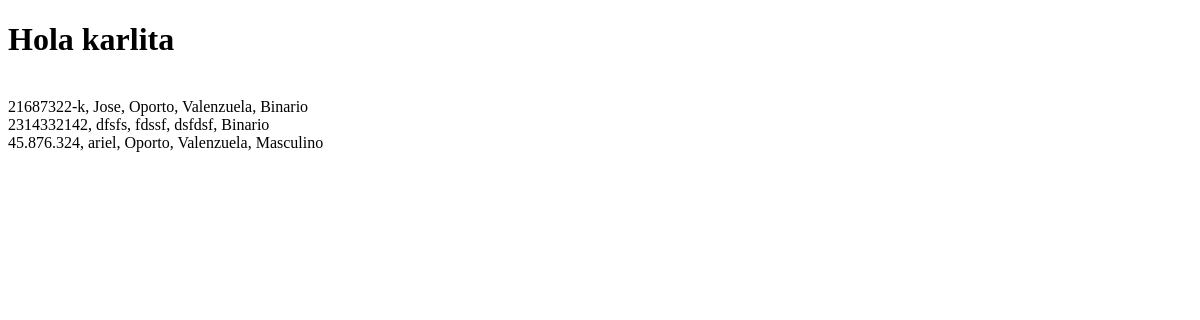
The page /alumnos/index on the database as committed earlier.
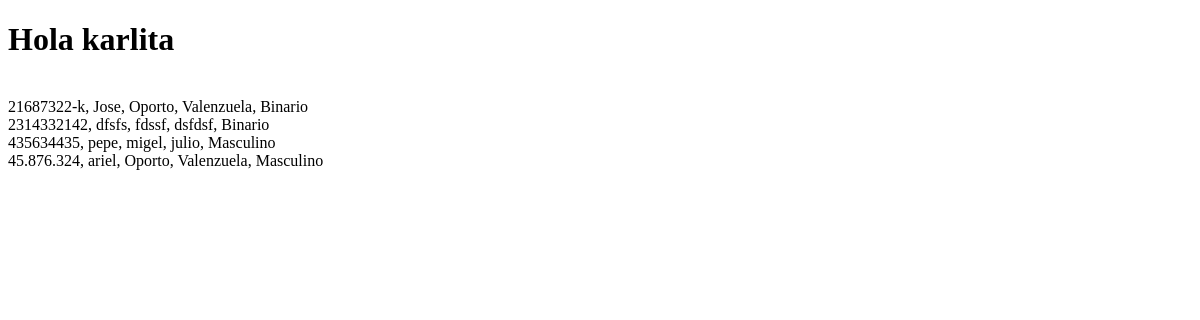
The same page on the database as committed later.
### alumnos/models.py (models this page shows, shortened)
class Alumno(models.Model):
    rut              = models.CharField(primary_key=True, max_length=10)
    nombre           = models.CharField(max_length=20)
    apellido_paterno = models.CharField(max_length=20)
    apellido_materno = models.CharField(max_length=20)
    fecha_nacimiento = models.DateField(blank=False, null=False)
    id_genero        = models.ForeignKey('Genero',on_delete=models.CASCADE, db_column='idGenero')
    telefono         = models.CharField(max_length=45)
    email            = models.EmailField(unique=True, max_length=100, blank=True, null=True)
    direccion        = models.CharField(max_length=50, blank=True, null=True)
    activo           = models.IntegerField()
    class Meta:
        ordering =['rut']

class Genero(models.Model):
    id_genero  = models.AutoField(db_column='idGenero', primary_key=True)
    genero     = models.CharField(max_length=20, blank=False, null=False)

### alumnos/views.py (the view)
# urls.py: path('index',views.index, name='index'),
def index(request):
    Alumnos= Alumno.objects.all()
    context={"alumnos": Alumnos}
    return render(request,'alumnos/index.html',context)

### alumnos/templates/alumnos/index.html (shortened to what this page needs)
<!DOCTYPE html>
<html lang="en">
<head>
</head>
<body>
    <h1>Hola karlita</h1>
    <br>
    {% for alumno in alumnos %}
        {{alumno.rut}}, {{alumno.nombre}}, {{alumno.apellido_paterno}},
        {{alumno.apellido_materno}}, {{alumno.id_genero.genero}} <br>
    {% endfor%}
</body>
</html>

Rows that differ between the two databases and show on the page:
added Alumno: rut "435634435", nombre "pepe", apellido_paterno "migel", apellido_materno "julio", id_genero.genero "Masculino"
